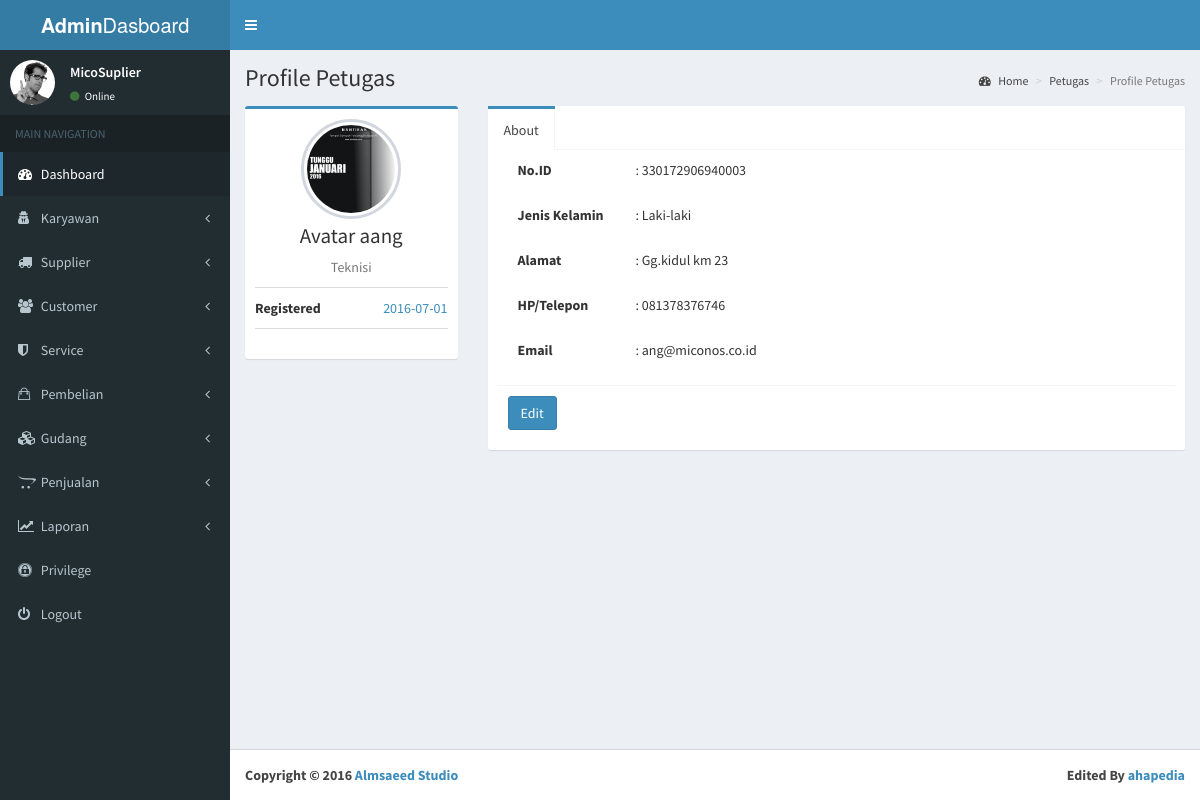
Screenshot of /admin/viewPetugas/330172906940003 with the database file from the repository.
### tables this page shows
CREATE TABLE `petugas` (
  `id_petugas` varchar(100) NOT NULL,
  `nama` varchar(200) NOT NULL,
  `jenkel` varchar(3) NOT NULL,
  `alamat` varchar(500) NOT NULL,
  `hp` varchar(20) NOT NULL,
  `email` varchar(200) NOT NULL,
  `jabatan` varchar(200) NOT NULL,
  `tgl` date NOT NULL,
  `photo_link` varchar(500) NOT NULL,
  `password` varchar(200) NOT NULL
);

### application/controllers/Admin.php (called while the page is built, shortened)
<?php
class Admin extends CI_Controller {
	public function viewPetugas($id){
		$this->load->model('petugas');
		$data['isi']=$this->petugas->view_petugas($id);
		$this->load->view('dasboard/head');
		$this->load->view('dasboard/header');
		$this->load->view('dasboard/sidebar');
		$this->load->view('dasboard/viewPetugas',$data);
		$this->load->view('dasboard/footer');
	}
}

### index.php (called while the page is built, shortened)
<?php
require_once BASEPATH.'core/CodeIgniter.php';

### application/models/petugas.php (called while the page is built, shortened)
<?php class Petugas extends CI_Model {
	public function view_petugas($id){
		$this->db->reconnect();
			$query = $this->db->query("CALL sp_view_perPetugas('$id')");
			if ($query->num_rows() > 0)
			{
			foreach ($query->result() as $row)
			{
					$hasil[] = $row;
			}
			return $hasil;
			}
			else{
				return 0;
			}
	}
}
?>

### application/views/dasboard/viewPetugas.php (the view, shortened to what this page needs)
    <div class="content-wrapper">
      <section class="content-header">
        <h1>
          Profile Petugas
        </h1>
        <ol class="breadcrumb">
          <li><a href="#"><i class="fa fa-dashboard"></i> Home</a></li>
          <li><a href="#">Petugas</a></li>
          <li class="active">Profile Petugas</li>
        </ol>
      </section>
      <section class="content">
        <div class="row">
          <div class="col-md-3">
	<?php  	if(!empty($isi)){
					foreach($isi as $baris){  ?>
            <div class="box box-primary">
              <div class="box-body box-profile">
               <a style="cursor: pointer;" data-toggle="modal" data-target="#myModal"  >
			<img data-toggle="tooltip" data-placement="right" title="Edit Photo Profile" class="profile-user-img img-responsive img-circle"
			src="<?php
				if(empty($baris->photo_link)){
					echo base_url(),"assets/images/default/users.png";
				}else{
					echo base_url(),"assets/images/petugas/",$baris->photo_link;
				}
			?>" alt="User profile picture">
		</a>
                <h3 class="profile-username text-center"><?php echo $baris->nama ?></h3>
		   <p class="text-muted text-center"><?php echo $baris->jabatan ?></p>
                <ul class="list-group list-group-unbordered">
			<li class="list-group-item">
                    <b>Registered</b> <a class="pull-right"><?php echo $baris->tgl ?></a>
                  </li>
                </ul>
              </div>
            </div>
           </div>
          <div class="col-md-9">
            <div class="nav-tabs-custom">
              <ul class="nav nav-tabs">
                <li class="active"><a href="#activity" data-toggle="tab">About</a></li>
              </ul>
              <div class="tab-content">
                <div class="active tab-pane" id="activity">
			 <div class="form-horizontal">
			 <div class="form-group">
                       <p class="col-sm-2 pull-left" style="margin-left:20px;"><strong>No.ID</strong></p>
                      <p class="col-sm-6 pull-left">: <?php echo $baris->id_petugas ?></p>
                    </div>
			  <div class="form-group">
                       <p class="col-sm-2 pull-left" style="margin-left:20px;"><strong>Jenis Kelamin</strong></p>
                      <p class="col-sm-6 pull-left">: <?php
						if($baris->jenkel=="L"){
							echo "Laki-laki";
						} else if($baris->jenkel=="P"){
							echo "Perempuan";
						}
				?></p>
                    </div>
                    <div class="form-group">
                       <p class="col-sm-2 pull-left" style="margin-left:20px;"><strong>Alamat</strong></p>
                      <p class="col-sm-6 pull-left">: <?php echo $baris->alamat ?></p>
                    </div>
                    <div class="form-group">
                       <p class="col-sm-2 pull-left" style="margin-left:20px;"><strong>HP/Telepon</strong></p>
                      <p class="col-sm-6 pull-left">: <?php echo $baris->hp ?></p>
                    </div>
                    <div class="form-group">
                       <p class="col-sm-2 pull-left" style="margin-left:20px;"><strong>Email</strong></p>
                      <p class="col-sm-6 pull-left">: <?php echo $baris->email ?></p>
                    </div>
                  <div class="box-footer">
                  <button data-toggle="modal" data-target="#myModal1" class="btn btn-primary">Edit</button>
                </div>
                  </div>
               <?php }}else{
	echo "data tidak ada";
} ?>
               </div>
              </div>
            </div>
          </div>
        </div>
      </section>
    </div>

### rows the page displays
petugas: photo_link (picture), nama "Avatar aang", jabatan "Teknisi", tgl "2016-07-01", id_petugas "330172906940003", jenkel "Laki-laki", alamat "Gg.kidul km 23", hp "081378376746", email "ang@miconos.co.id"
